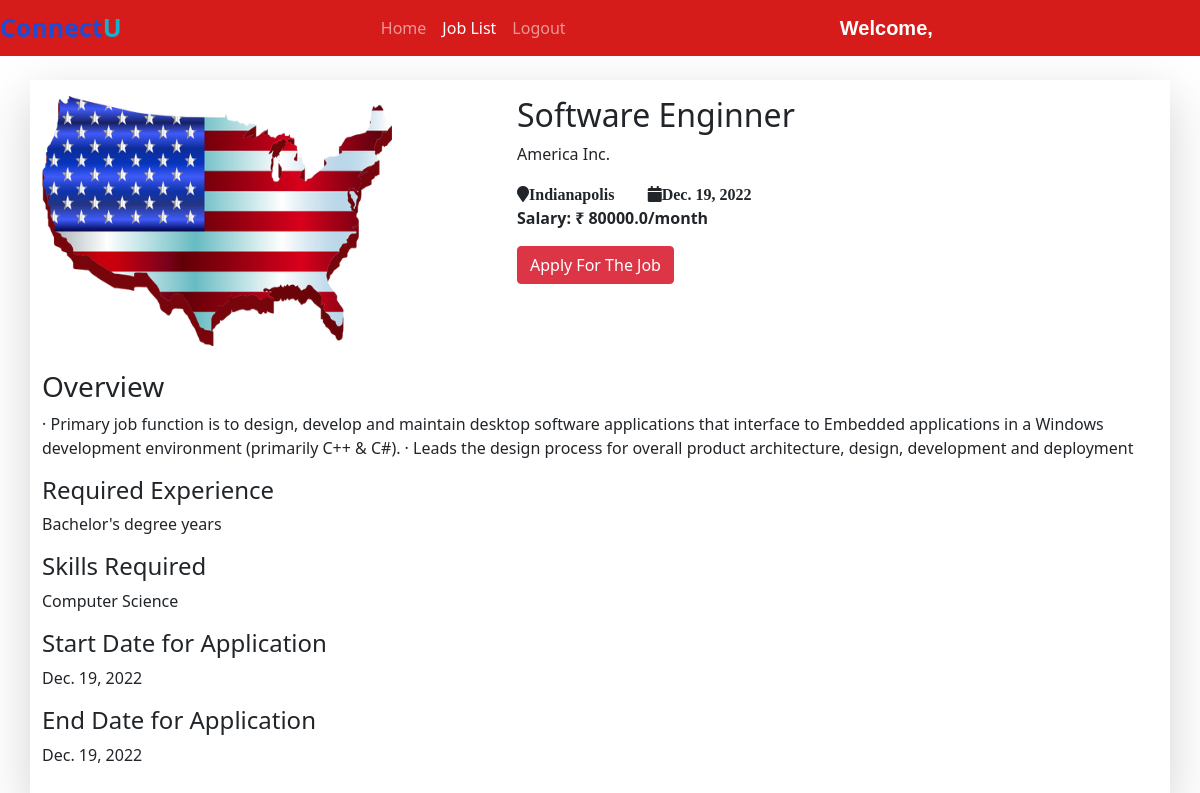
The page /job_detail/6/ on the database its author committed.
### jobs/models.py (models this page shows, shortened)
class Job(models.Model):
    company = models.ForeignKey(Company, on_delete=models.CASCADE)
    start_date = models.DateField()
    end_date = models.DateField()
    title = models.CharField(max_length=200)
    salary = models.FloatField()
    image = models.ImageField(upload_to="")
    description = models.TextField(max_length=400)
    experience = models.CharField(max_length=100)
    location = models.CharField(max_length=100)
    skills = models.CharField(max_length=200)
    creation_date = models.DateField()

class Company(models.Model):
    user = models.ForeignKey(User, on_delete=models.CASCADE)
    phone = models.CharField(max_length=10)
    image = models.ImageField(upload_to="")
    gender = models.CharField(max_length=10)
    type = models.CharField(max_length=15)
    status = models.CharField(max_length=20)
    company_name = models.CharField(max_length=100)

### jobs/views.py (the view)
# urls.py: path("job_detail/<int:myid>/", views.job_detail, name="job_detail"),
def job_detail(request, myid):
    job = Job.objects.get(id=myid)
    return render(request, "job_detail.html", {'job': job})

### jobs/templates/job_detail.html (shortened to what this page needs)
{% extends 'user_navbar.html' %}
{% block job_list %} active {% endblock %}
{% block body %}
<div class="container mt-4 shadow-lg py-3 mb-4">
<div class="row">
    <div class="col-md-5">
        <img src="{{job.image.url}}" alt="" width="350px" height="250px">
    </div>
    <div class="col-md-6">
        <h2>{{job.title}}</h2>
        <p>{{job.company.company_name}}</p>
        <i class="fa fa-map-marker">{{job.location}}</i>&nbsp;&nbsp;&nbsp;&nbsp;&nbsp;&nbsp;&nbsp;
        <i class="fa fa-calendar">{{job.creation_date}}</i>
        <br>
        <strong>Salary: ₹ {{job.salary}}/month</strong>
        <div class="mt-3">
            <a href="/job_apply/{{job.id}}/" class="btn btn-danger">Apply For The Job</a>
        </div>
    </div>
</div>
<div class="mt-4">
    <h3>Overview</h3>
    <p>{{job.description}}</p>
    <h4>Required Experience</h4>
    <p>{{job.experience}} years</p>
    <h4>Skills Required</h4>
    <p>{{job.skills}}</p>
    <h4>Start Date for Application</h4>
    <p>{{job.start_date}}</p>
    <h4>End Date for Application</h4>
    <p>{{job.end_date}}</p>
</div>
</div>
{% endblock %}

### rows shown on the page
Job: image (picture), title "Software Enginner", company.company_name "America Inc.", location "Indianapolis", creation_date "Dec. 19, 2022", salary "80000.0", description "· Primary job function is to design, develop and maintain desktop software applications that interface to Embedded applications in a Windows development environment (primarily C++ & C#). · Leads the design process for overall product architecture, design, development and deployment", experience "Bachelor's degree", skills "Computer Science", start_date "Dec. 19, 2022", end_date "Dec. 19, 2022"
